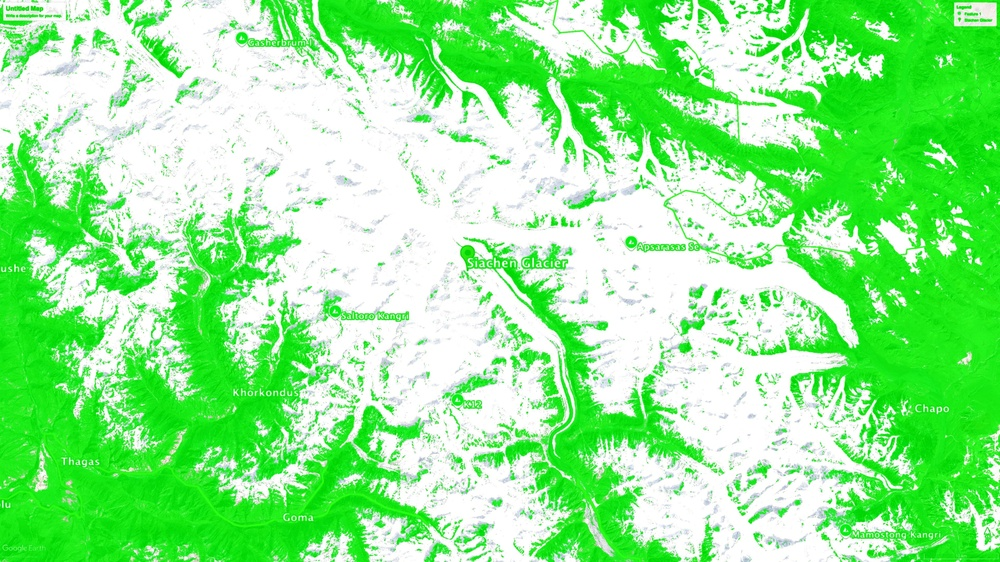
#> input picture New datas/Images/Siachen_Glacier_2020.jpg, 1000 x 562 px, shrunk from 3840 x 2160 before the run, found by its file name
$ python Segmentation.py
#> lines starting #> are read from the running program, lines starting #| are printed output that depends on the picture; after the words box and inside, x2 and y2 are one past the last pixel; in counts of white or black regions, pixels touching at a corner belong together
import cv2
import numpy as np

# Specify the image path
image_path = "D:/GLOF/New datas/Images/Siachen_Glacier_2020.jpg"

# Load the image
image = cv2.imread(image_path)
#> image is the input picture: shape (562, 1000, 3); mean B, G, R 146.7, 239.2, 146.9

# Check if| the image is loaded correctly
if image is None:
    print(f"Error: Unable to load image at {image_path}.")
    exit()

# Convert image to HSV for better color segmentation
hsv_image = cv2.cvtColor(image, cv2.COLOR_BGR2HSV)
#> hsv_image: shape (562, 1000, 3); mean H, S, V 60.3, 105.2, 239.5

# Define the white glacier color range in HSV
lower_white = np.array([0, 0, 180])  # Adjust based on glacier color
upper_white = np.array([180, 50, 255])

# Create the glacier mask
glacier_mask = cv2.inRange(hsv_image, lower_white, upper_white)
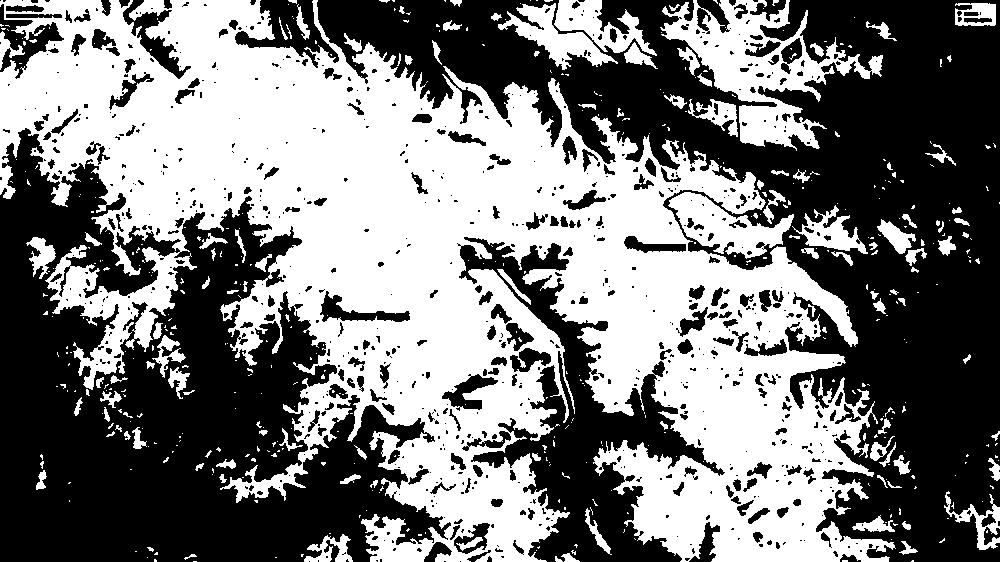
#> glacier_mask: shape (562, 1000); 48.2% white; 501 white regions (385 under 20 px), largest, box (x1, y1, x2, y2) and area: (0, 0, 896, 562) 234052, (660, 0, 883, 151) 11432, (668, 192, 794, 259) 3734

# Generate the non-glacier mask
non_glacier_mask = cv2.bitwise_not(glacier_mask)

# Highlight non-glacier areas in green
highlighted = image.copy()
highlighted[non_glacier_mask > 0] = [0, 255, 0]  # Green overlay
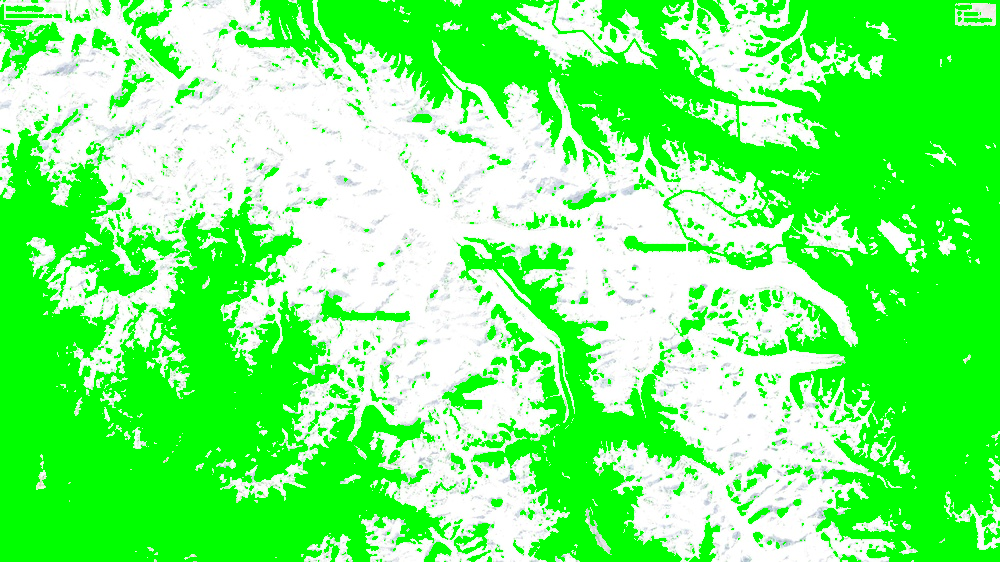
#> highlighted: shape (562, 1000, 3); mean B, G, R 117.8, 252.6, 117.4

# Blend the original and highlighted image
output = cv2.addWeighted(image, 0.7, highlighted, 0.3, 0)
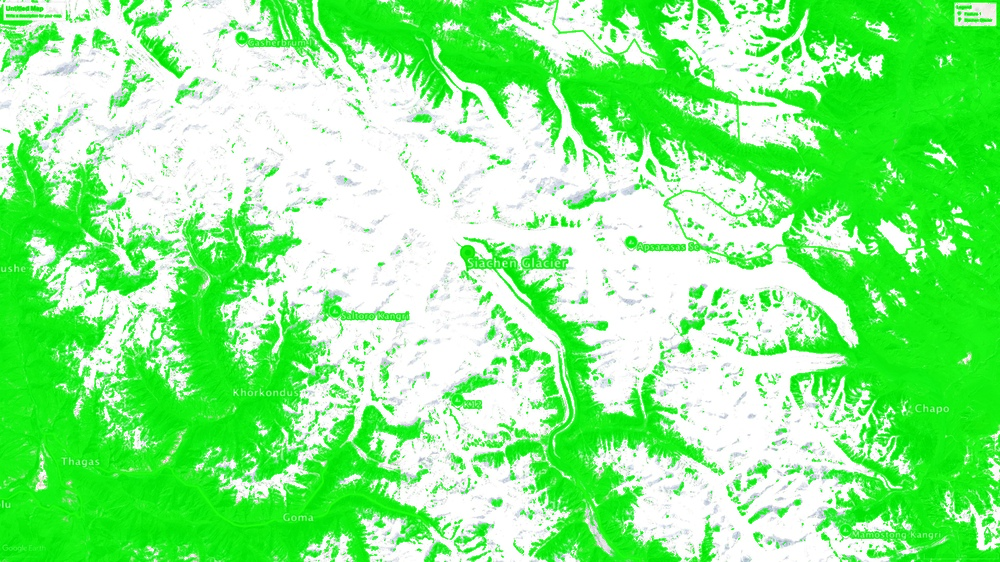
#> output: shape (562, 1000, 3); mean B, G, R 138, 243.2, 138

# Convert ground truth to binary (for evaluation)
gray_image = cv2.cvtColor(image, cv2.COLOR_BGR2GRAY)
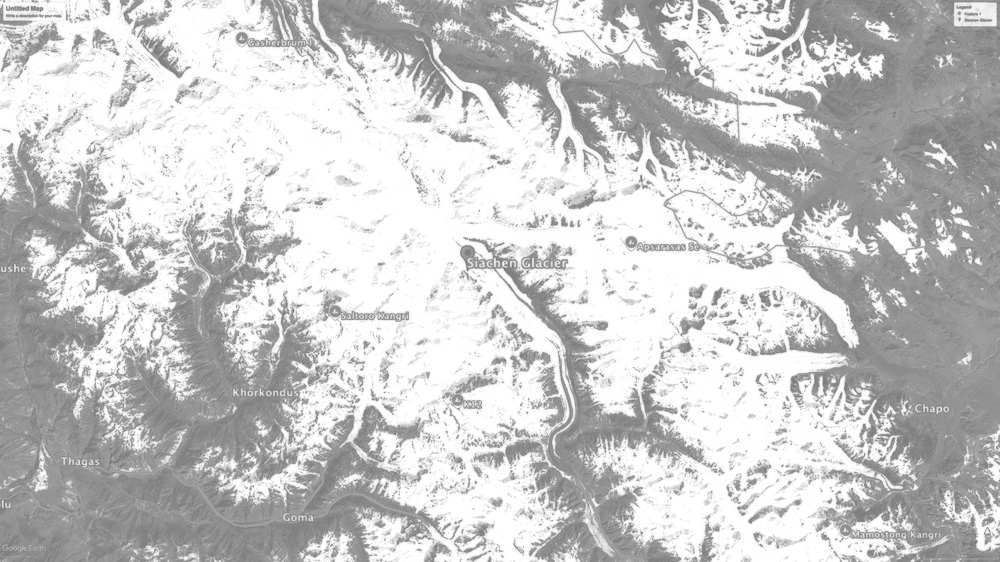
#> gray_image: shape (562, 1000); min 115, max 255, mean 201.1
_, ground_truth = cv2.threshold(gray_image, 127, 255, cv2.THRESH_BINARY)
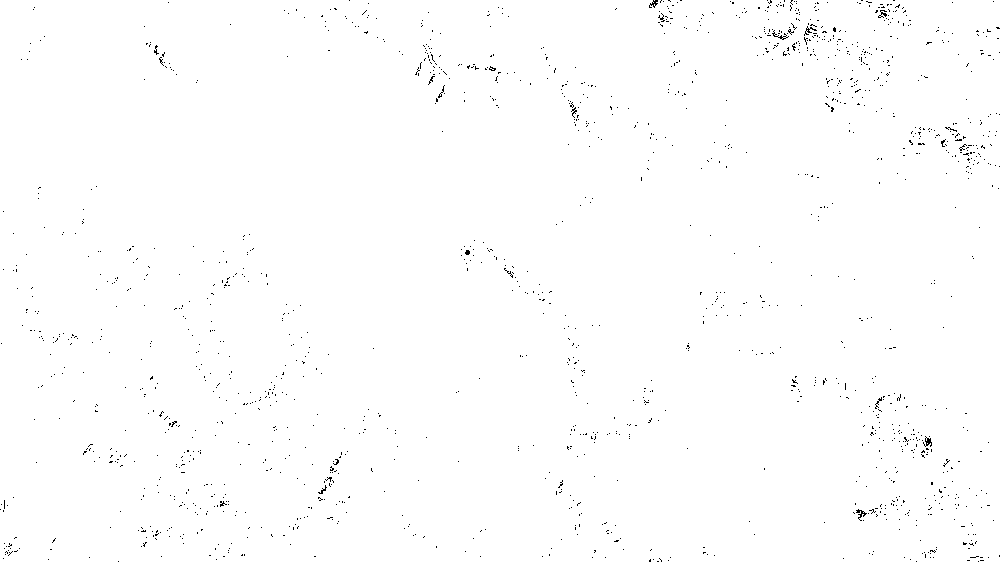
#> ground_truth: shape (562, 1000); 99.4% white; black in thin lines or dots
ground_truth = (ground_truth / 255).astype(np.uint8)  # Normalize 255 → 1
#> ground_truth: shape (562, 1000); values 0 (black) and 1 (white), 99.4% white; black in thin lines or dots

# Convert glacier_mask to binary (0 and 1)
glacier_mask = (glacier_mask / 255).astype(np.uint8)

# Flatten both masks for evaluation
glacier_mask_flat = glacier_mask.flatten()
ground_truth_flat = ground_truth.flatten()

# Calculate Accuracy
accuracy = np.mean(glacier_mask_flat == ground_truth_flat)
#> accuracy = 0.488

# Calculate Intersection over Union (IoU)
intersection = np.sum((glacier_mask_flat == 1) & (ground_truth_flat == 1))
#> intersection = 270952
union = np.sum((glacier_mask_flat == 1) | (ground_truth_flat == 1))
#> union = 558631
iou = intersection / float(union) if union > 0 else 0
#> iou = 0.485

# Calculate Precision, Recall, and F1 Score
tp = np.sum((glacier_mask_flat == 1) & (ground_truth_flat == 1))  # True Positives
#> tp = 270952
fp = np.sum((glacier_mask_flat == 1) & (ground_truth_flat == 0))  # False Positives
#> fp = 0
fn = np.sum((glacier_mask_flat == 0) & (ground_truth_flat == 1))  # False Negatives
#> fn = 287679

precision = tp / float(tp + fp) if (tp + fp) > 0 else 0
#> precision = 1
recall = tp / float(tp + fn) if (tp + fn) > 0 else 0
#> recall = 0.485
f1 = 2 * (precision * recall) / (precision + recall) if (precision + recall) > 0 else 0
#> f1 = 0.653

# Print accuracy results
print(f'Accuracy: {accuracy:.4f}')
#| Accuracy: 0.4881
print(f'IoU: {iou:.4f}')
#| IoU: 0.4850
print(f'Precision: {precision:.4f}')
#| Precision: 1.0000
print(f'Recall: {recall:.4f}')
#| Recall: 0.4850
print(f'F1 Score: {f1:.4f}')
#| F1 Score: 0.6532

# Display results
cv2.imshow("Original Image", image)
cv2.imshow("Glacier Mask", (glacier_mask * 255).astype(np.uint8))  # Convert 1 → 255 for display
cv2.imshow("Highlighted Non-Glacier Areas", output)

# Save the output image
output_path = r'D:/GLOF/New datas/Images/Siachen_Glacier_2020.jpg'
cv2.imwrite(output_path, output)
print(f"Segmented image saved at {output_path}")

cv2.waitKey(0)
cv2.destroyAllWindows()
